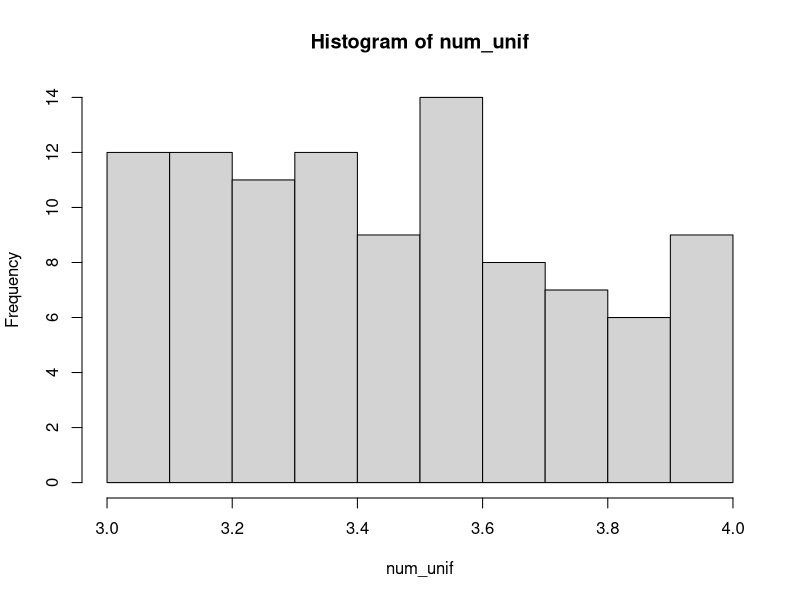
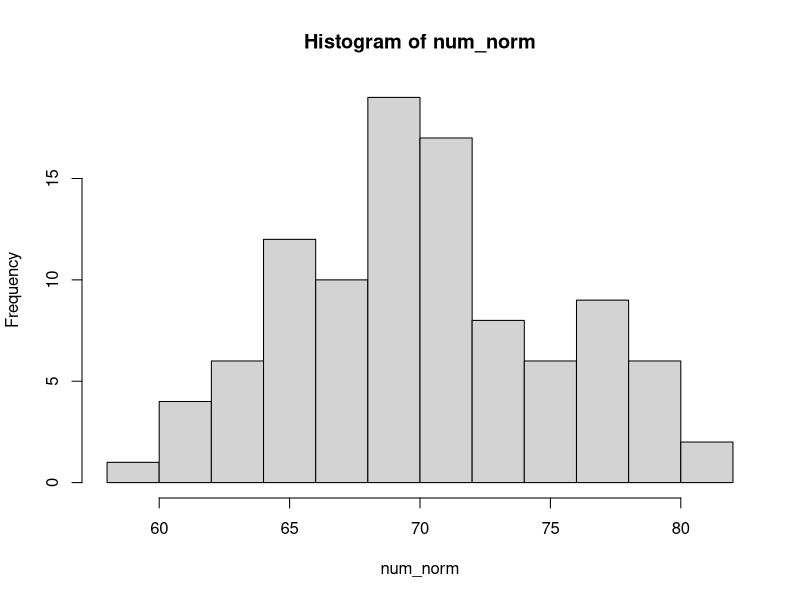
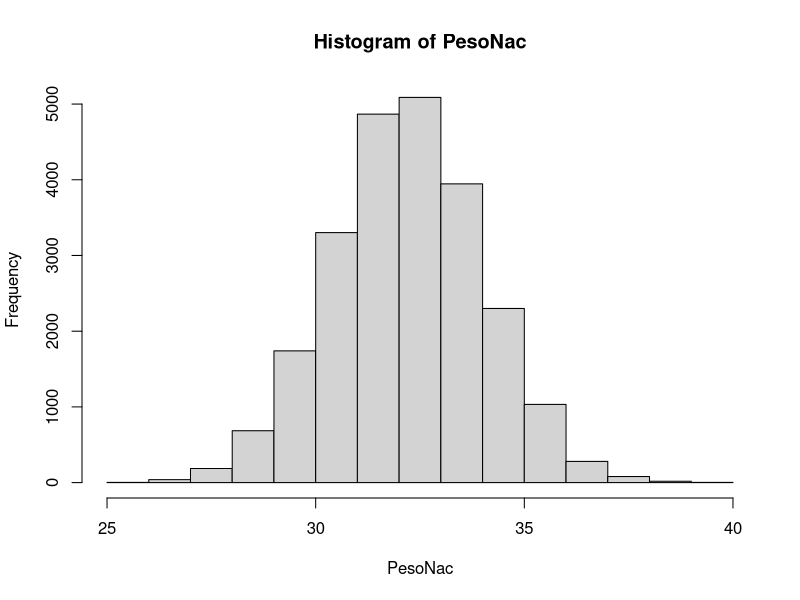
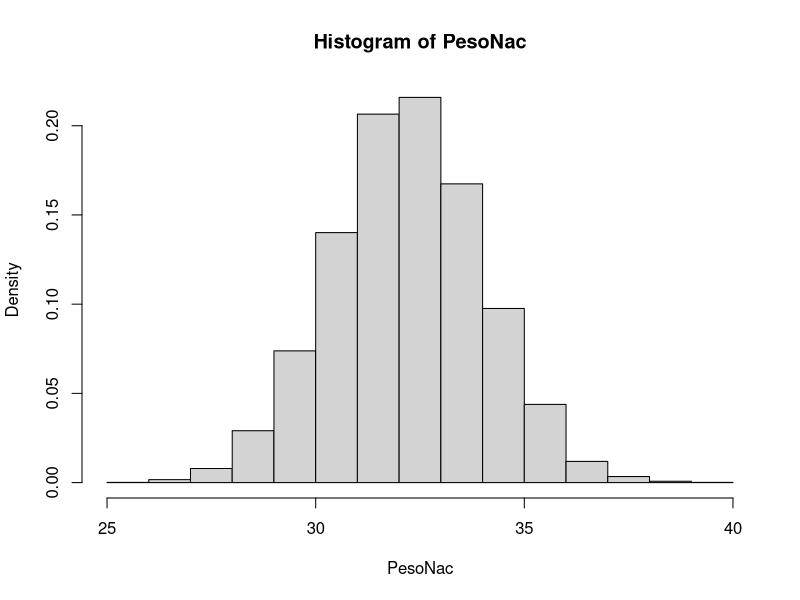

Recreate these plots in R, in order.
## ---- chunk 1
library(knitr)
opts_chunk$set(echo = TRUE, fig.align="center", eval=FALSE)
library(kableExtra)
## ---- chunk 2
text_tab0 <- data.frame(
  Clase = c(
    "numeric", 
    "logical", 
    "integer", 
    "character"),
  Ejemplo = c("c(12.3, 5, 999)",
              "c(TRUE, FALSE)",
              "c(2L, 34L, 0L)",
              "c('a', 'good', 'TRUE', '23.4')"))

kable(text_tab0) %>% 
  kable_styling(full_width=F, font_size=15)
## ---- chunk 3
# concatenación de elementos atómicos
v <- c(8, 7, 9, 10, 10, 111)
class(v)

(b <- c("A", "b"))
class(b)
is.character(b)
is.numeric(b)

(m <- c(TRUE, FALSE, T, F)) ; class(m)

# Propiedades de v
# ?length
length(v)  
summary(v) 
#v <- edit(v)
sort(v)
## ---- chunk 4
v - 1

# Medidas de posición
mean(v) 
median(v)

# Medidas de dispersión
var(v)
sd(v)
sqrt(var(v))

IQR(v)
range(v)

quantile(v, 0.1)
ecdf(v)(7)

max(v)
min(v)
sum(v)
## ---- chunk 5
1:7  
seq(from = 0, to = 20, #by=2) # 
    length=4) 

rep(1:3, times=3) #  , each=3   
## ---- chunk 6
sample(1:30, size=10, replace=F) #sin reposición
## ---- chunk 7
num_unif <- runif(100, min=3, max=4)
hist(num_unif)
## ---- chunk 8
num_norm <- rnorm(100, mean=70, sd=5) 
hist(num_norm)
## ---- chunk 9
set.seed(123)
PesoNac <- rnorm(23570, mean=32.2, sd=1.8) 
range(PesoNac)
hist(PesoNac)
hist(PesoNac, prob=TRUE)
## ---- chunk 10
y <- c(1.7, "a")  ## character
y <- c(TRUE, 2)   ## numeric
y <- c(TRUE, "a") ## character
## ---- chunk 11
clones = c("control", "B35", "A12", "T99", "control", "A12", "B35", "T99", 
"control", "A12", "B35", "T99", "control")
class(clones)
levels(clones)

clones_f = factor(clones)
levels(clones_f)
table(clones_f)
## ---- chunk 12
clones_f_ord <- factor(clones_f, levels=c("control", "B35", "A12",  "T99"))
table(clones_f_ord)
## ---- chunk 13
vec <- c(3, 5, 7, 1)
sum(vec);mean(vec)
vec_f <- factor(vec)
vec_f
levels(vec_f)
## ---- chunk 14
vec_n  <- as.numeric(vec_f)
vec_f
vec_n
sum(vec_n); mean(vec_n)
## ---- chunk 15
vec_f1 = as.numeric(as.character(vec_f))
sum(vec_f1);mean(vec_f1)
## ---- chunk 16
y <- 1:10
y[ ]
y[2]
y[1:3]
## ---- chunk 17
# ifelse(condición, valor_si_TRUE, valor_si_FALSE)
ifelse(y<2, "Low", "High")
## ---- chunk 18
y <- c(2, 4, NA, 6)
is.na(y)
## ---- chunk 19
0/0
is.nan(0/0)
is.na(0/0)
## ---- chunk 20
a = NULL
a
## ---- chunk 21
1/0
1/Inf
## ---- chunk 22
?iris
View(iris) # ya activo desde inicio de sesión por default
## ---- chunk 23
iris[1,]
iris[,1]
iris[1,1]

iris$Sepal.Length
levels(iris$Species)
summary(iris$Sepal.Length)
## ---- chunk 24
iris_setosa <- subset(iris, Species=="setosa")
## ---- chunk 25
iris_set.virginica <- subset(iris, Species %in% c("setosa", "virginica"))
## ---- chunk 26
iris2 <- subset(iris, Species %in% c("setosa", "virginica") & Sepal.Length > 5)
## ---- chunk 27
x <- list(a = 1:5, b = c("a", "b"), c = TRUE)
x
## ---- chunk 28
x$a       # 
x[1]       # 
#sum(x[1])
x[[1]]     # 
sum(x[[1]])
x["c"]     # 
